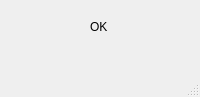
<?xml version="1.0" encoding="UTF-8"?>
<ui version="4.0">
 <class>MainWindow</class>
 <widget class="QMainWindow" name="MainWindow">
  <property name="geometry">
   <rect>
    <x>0</x>
    <y>0</y>
    <width>200</width>
    <height>97</height>
   </rect>
  </property>
  <property name="windowTitle">
   <string>MainWindow</string>
  </property>
  <widget class="QWidget" name="centralwidget">
   <widget class="QLabel" name="label">
    <property name="geometry">
     <rect>
      <x>90</x>
      <y>20</y>
      <width>46</width>
      <height>13</height>
     </rect>
    </property>
    <property name="text">
     <string>OK</string>
    </property>
   </widget>
  </widget>
  <widget class="QMenuBar" name="menubar">
   <property name="geometry">
    <rect>
     <x>0</x>
     <y>0</y>
     <width>200</width>
     <height>21</height>
    </rect>
   </property>
  </widget>
  <widget class="QStatusBar" name="statusbar"/>
 </widget>
 <resources/>
 <connections/>
</ui>
